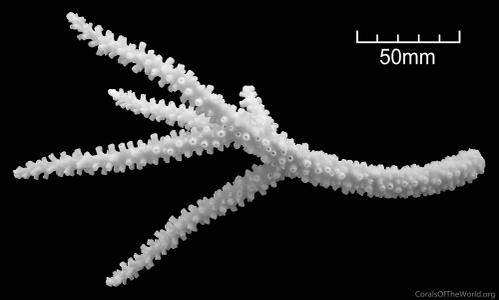
#> input picture data/masks_roboflow/arborescent/train/abrolhosensis1_jpg.rf.TjZw6W3gXgYHYAhIPckj.jpg, 499 x 300 px
$ python -i segmentation.py   (imports and definitions only)
#> lines starting #> are read from the running program, lines starting #| are printed output that depends on the picture
# import
import cv2
import numpy as np
from pathlib import Path


project_root = Path(__file__).resolve().parent.parent

raw_folder = project_root / "data" / "raw"
processed_folder = project_root / "data" / "processed"

def edit_image(image_path):

    image = cv2.imread(str(image_path))
#> image is the input picture: shape (300, 499, 3); min 0, max 255, mean 30.7
    # resize
    height, width = image.shape[:2]
#> height = 300; width = 499
    scale = 1024 / width
#> scale = 2.05

    image = cv2.resize(image, (1024, int(height * scale)))
#> image: shape (615, 1024, 3)
    # grayscale
    gray = cv2.cvtColor(image, cv2.COLOR_BGR2GRAY)
    # blur to smooth edges
    blur = cv2.GaussianBlur(gray, (35, 35), 0)
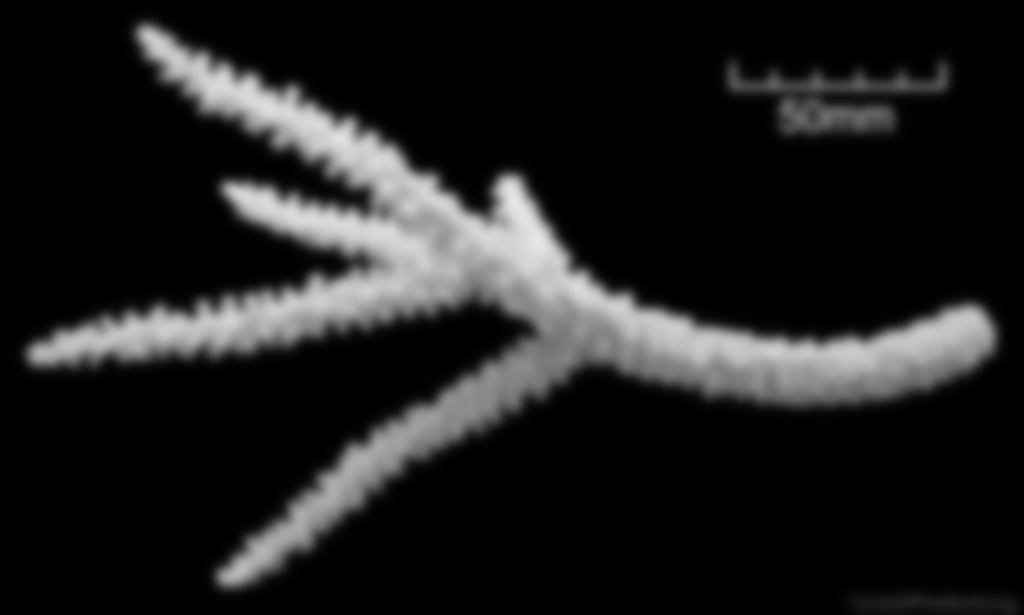
#> blur: shape (615, 1024); min 1, max 230, mean 30.7

    return blur

def threshold(edited_image):

    _, thresh = cv2.threshold(edited_image, 20, 255, cv2.THRESH_BINARY)
    kernel = np.ones((5, 5), np.uint8)
    # cleaning
    opened = cv2.morphologyEx(thresh, cv2.MORPH_OPEN, kernel)
    closed = cv2.morphologyEx(opened, cv2.MORPH_CLOSE, kernel)
    return closed

def largest_comp(mask):
    contours, _ = cv2.findContours(mask, cv2.RETR_EXTERNAL, cv2.CHAIN_APPROX_SIMPLE)

    if not contours:
        return mask

    largest_c = max(contours, key=cv2.contourArea)
    # draw largest
    stencil = np.zeros_like(mask)
    cv2.drawContours(stencil, [largest_c], 0, 255, -1)
    largest_mask = cv2.bitwise_and(mask, stencil)
    return largest_mask

# [11 lines not run here, left out]

>>> result = edit_image('../data/masks_roboflow/arborescent/train/abrolhosensis1_jpg.rf.TjZw6W3gXgYHYAhIPckj.jpg')

$ run again, on data/masks_roboflow/caespitose/train/plantaginea1_jpg.rf.T7e3qmUwSaJIkM0okJR6.jpg
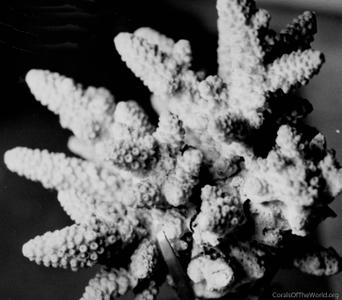
#> input picture data/masks_roboflow/caespitose/train/plantaginea1_jpg.rf.T7e3qmUwSaJIkM0okJR6.jpg, 342 x 300 px
#> in edit_image, image is the input picture: shape (300, 342, 3); min 0, max 228, mean 90.7
#> image: shape (898, 1024, 3)
#> in edit_image, `blur = cv2.GaussianBlur(gray, (35, 35), 0)`:
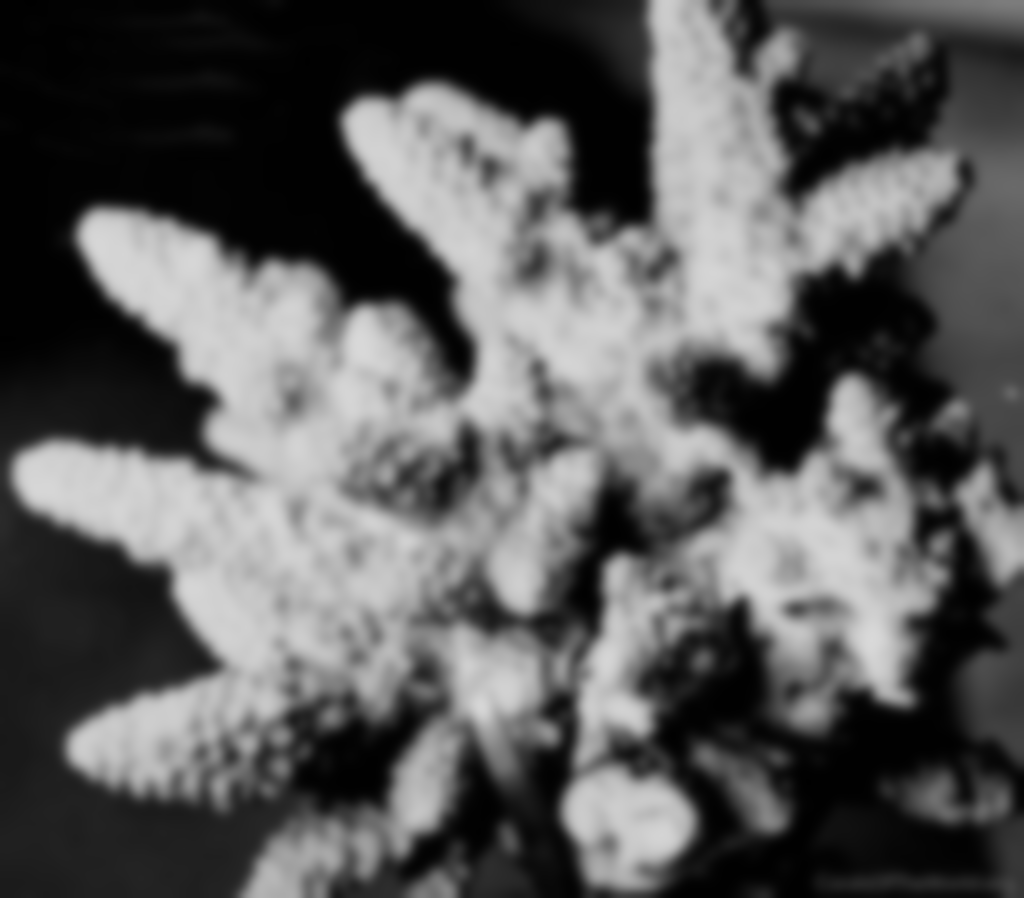
#> blur: shape (898, 1024); min 0, max 217, mean 90.5

$ run again, on data/masks_roboflow/caespitose/train/tenuis1_jpg.rf.Vb734tzEDAc4IhIbNZUg.jpg
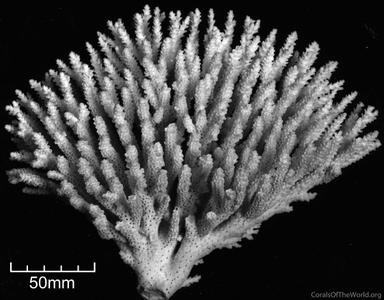
#> input picture data/masks_roboflow/caespitose/train/tenuis1_jpg.rf.Vb734tzEDAc4IhIbNZUg.jpg, 384 x 300 px
#> in edit_image, image is the input picture: shape (300, 384, 3); min 0, max 255, mean 67.5
#> image: shape (800, 1024, 3)
#> in edit_image, `blur = cv2.GaussianBlur(gray, (35, 35), 0)`:
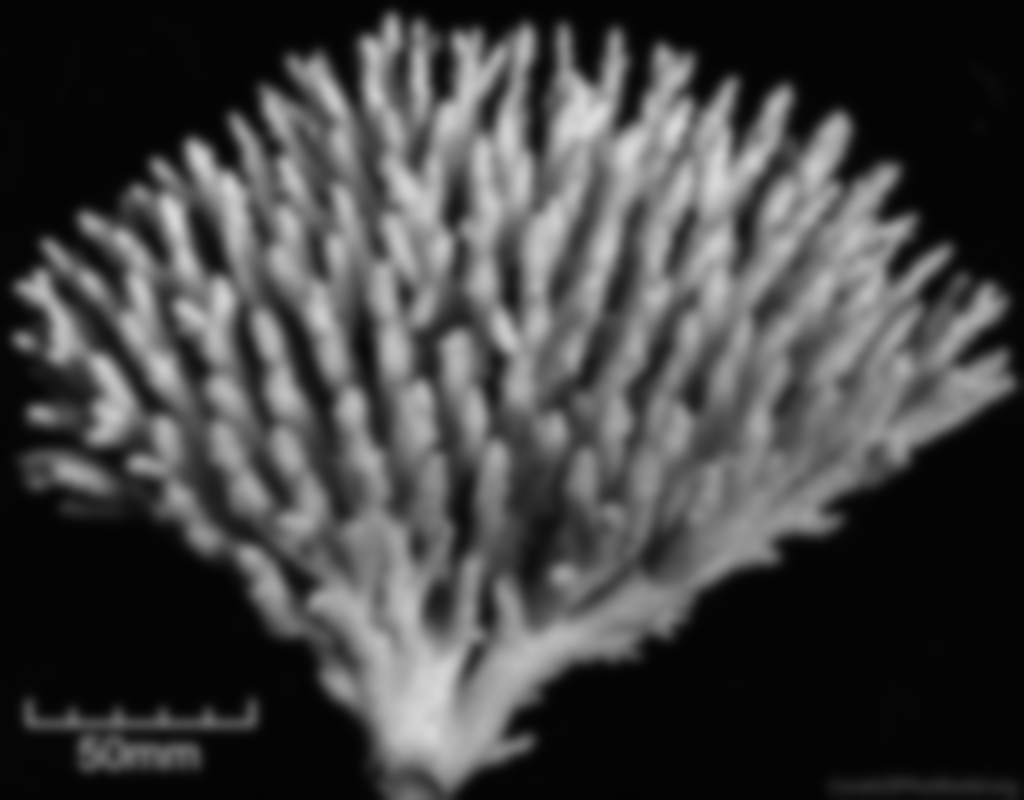
#> blur: shape (800, 1024); min 3, max 220, mean 67.4

$ run again, on data/masks_roboflow/corymbose/train/aculeus1_jpg.rf.A1MLOYekYN6fR0nlHuDa.jpg
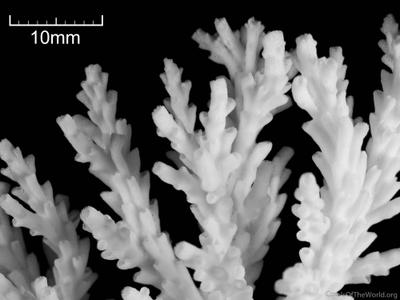
#> input picture data/masks_roboflow/corymbose/train/aculeus1_jpg.rf.A1MLOYekYN6fR0nlHuDa.jpg, 400 x 300 px
#> in edit_image, image is the input picture: shape (300, 400, 3); min 0, max 255, mean 97.7
#> image: shape (768, 1024, 3)
#> in edit_image, `blur = cv2.GaussianBlur(gray, (35, 35), 0)`:
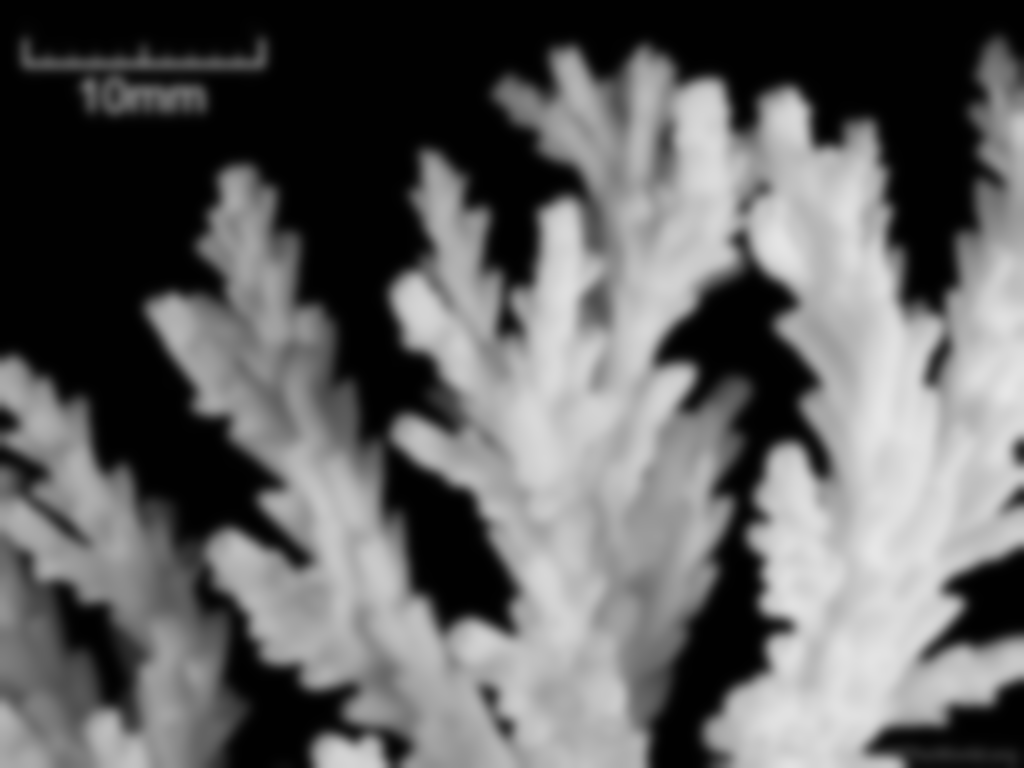
#> blur: shape (768, 1024); min 1, max 230, mean 97.6
